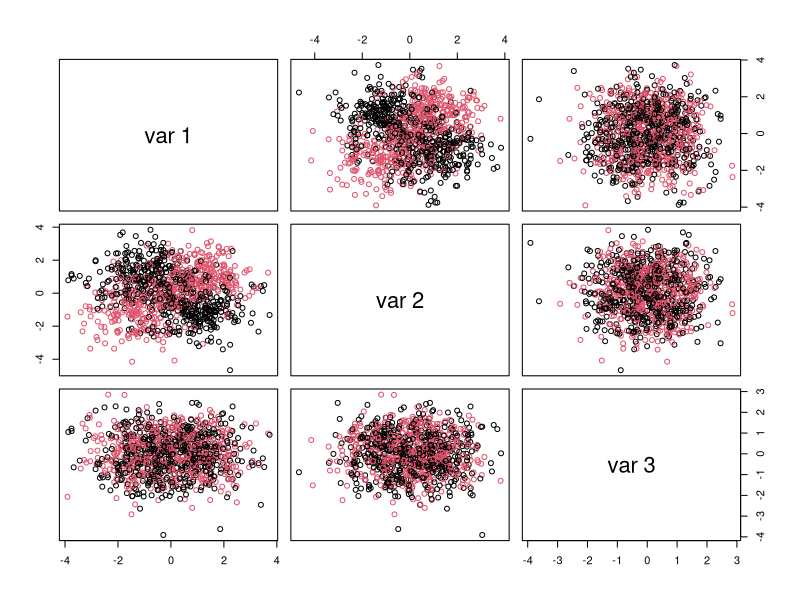
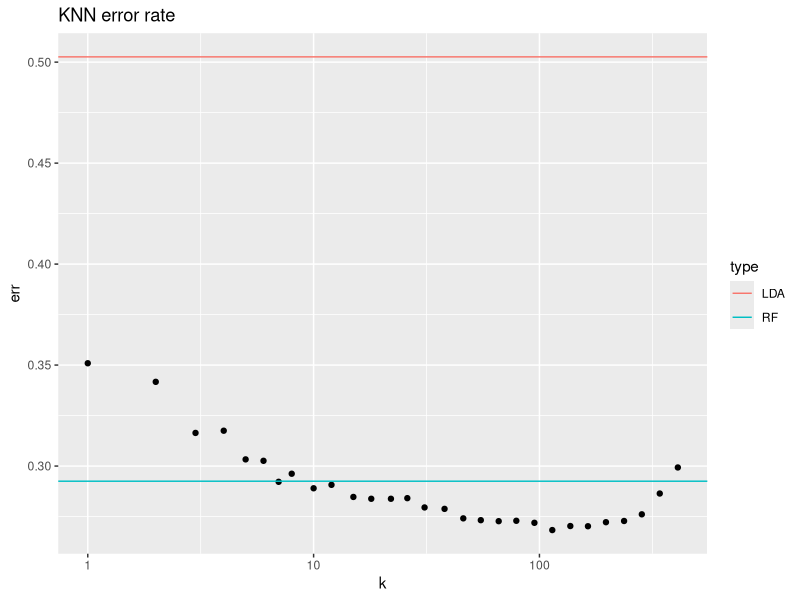
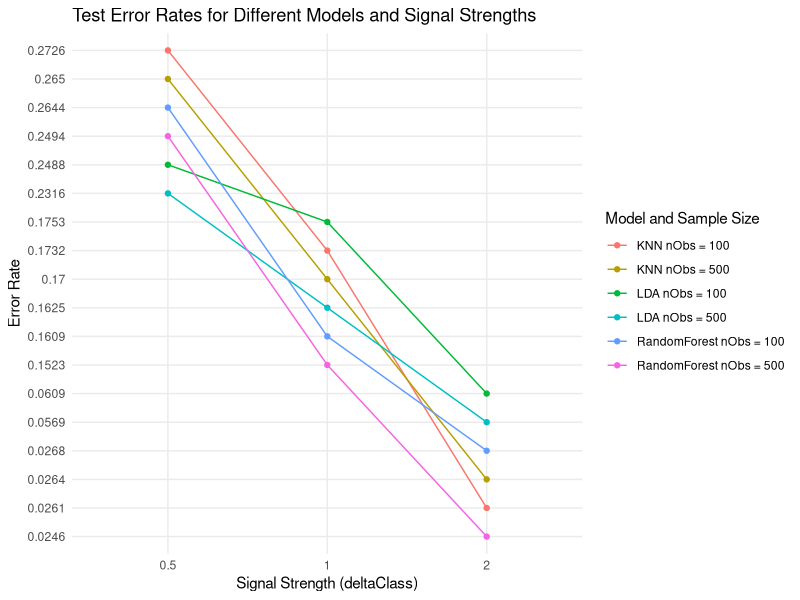
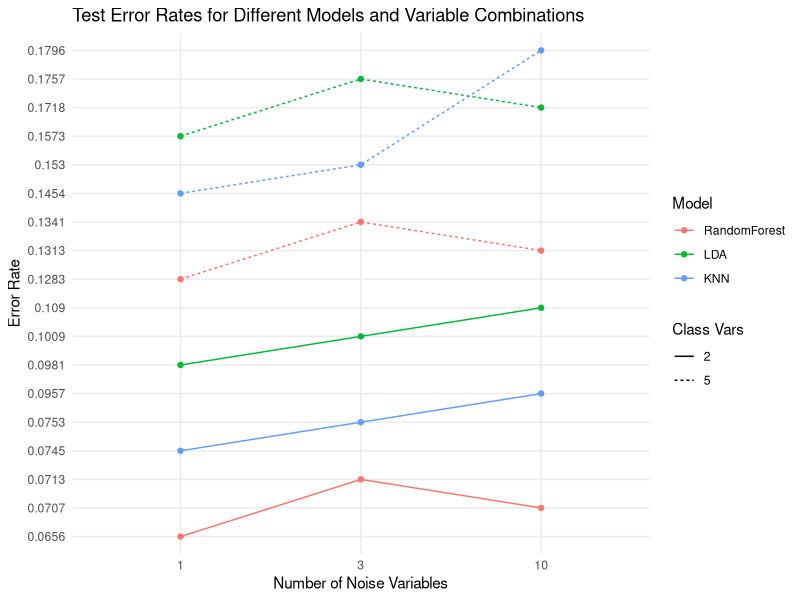
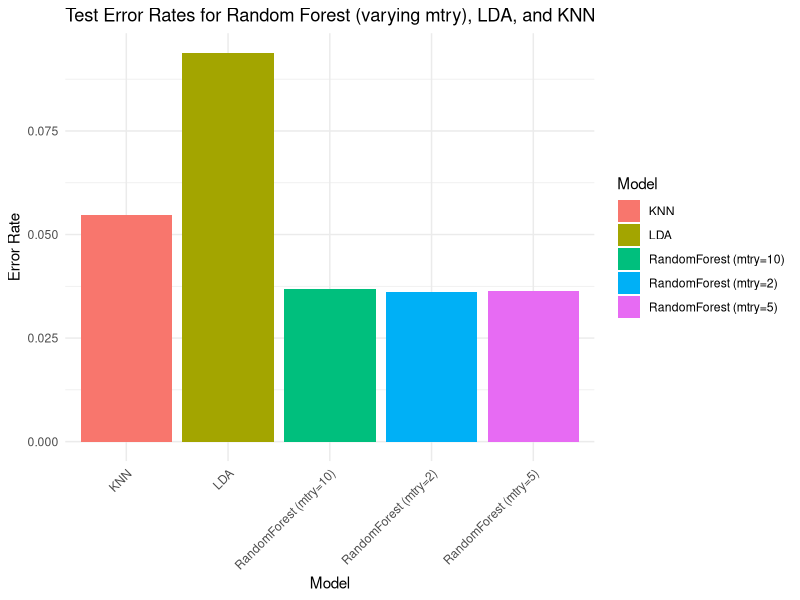

The R source for these figures, in order:
## ---- chunk 1
library(randomForest)
library(MASS)
library(class)
library(ggplot2)
knitr::opts_chunk$set(echo = TRUE)
## ---- chunk 2
# How many observations:
nObs <- 1000
# How many predictors are associated with outcome:
nClassVars <- 2
# How many predictors are not:
nNoiseVars <- 1
# To modulate average difference between two classes' predictor values:
deltaClass <- 1
# Simulate training and test datasets with an interaction 
# between attribute levels associated with the outcome:
xyzTrain <- matrix(rnorm(nObs*(nClassVars+nNoiseVars)),nrow=nObs,ncol=nClassVars+nNoiseVars)
xyzTest <- matrix(rnorm(10*nObs*(nClassVars+nNoiseVars)),nrow=10*nObs,ncol=nClassVars+nNoiseVars)
classTrain <- 1
classTest <- 1
for ( iTmp in 1:nClassVars ) {
  deltaTrain <- sample(deltaClass*c(-1,1),nObs,replace=TRUE)
  xyzTrain[,iTmp] <- xyzTrain[,iTmp] + deltaTrain
  classTrain <- classTrain * deltaTrain
  deltaTest <- sample(deltaClass*c(-1,1),10*nObs,replace=TRUE)
  xyzTest[,iTmp] <- xyzTest[,iTmp] + deltaTest
  classTest <- classTest * deltaTest
}
classTrain <- factor(classTrain > 0)
table(classTrain)
# plot resulting attribute levels colored by outcome:
pairs(xyzTrain,col=as.numeric(classTrain))
## ---- chunk 3
# Fit random forest to train data, obtain test error:
rfRes <- randomForest(xyzTrain,classTrain)
rfTmpTbl <- table(classTest,predict(rfRes,newdata=xyzTest))
rfTmpTbl
## ---- chunk 4
# Fit LDA model to train data and evaluate error on the test data:
ldaRes <- lda(xyzTrain,classTrain)
ldaTmpTbl <- table(classTest,predict(ldaRes,newdata=xyzTest)$class)
ldaTmpTbl
## ---- chunk 5
# Fit KNN model at several levels of k:
dfTmp <- NULL
for ( kTmp in sort(unique(floor(1.2^(1:33)))) ) {
  knnRes <- knn(xyzTrain,xyzTest,classTrain,k=kTmp)
  tmpTbl <- table(classTest,knnRes)
  dfTmp <- rbind(dfTmp,data.frame(err=1-sum(diag(tmpTbl))/sum(tmpTbl),k=kTmp))
}
ggplot(dfTmp,aes(x=k,y=err))+geom_point()+scale_x_log10()+geom_hline(aes(yintercept = err,colour=type),data=data.frame(type=c("LDA","RF"),err=c(1-sum(diag(ldaTmpTbl))/sum(ldaTmpTbl),1-sum(diag(rfTmpTbl))/sum(rfTmpTbl))))+ggtitle("KNN error rate")
## ---- chunk 6

# Function to generate training and test data using notation of code above
generate_data <- function(nObs, nClassVars, nNoiseVars, deltaClass) {
  # Simulate training dataset
  xyzTrain <- matrix(rnorm(nObs * (nClassVars + nNoiseVars)), nrow = nObs, ncol = nClassVars + nNoiseVars)
  
  # Fixed test set size: 10,000 observations
  xyzTest <- matrix(rnorm(10000 * (nClassVars + nNoiseVars)), nrow = 10000, ncol = nClassVars + nNoiseVars)
  
  classTrain <- 1
  classTest <- 1
  
  for (iTmp in 1:nClassVars) {
    # Add signal to training data
    deltaTrain <- sample(deltaClass * c(-1, 1), nObs, replace = TRUE)
    xyzTrain[, iTmp] <- xyzTrain[, iTmp] + deltaTrain
    classTrain <- classTrain + deltaTrain
    
    # Add signal to test data
    deltaTest <- sample(deltaClass * c(-1, 1), 10000, replace = TRUE)
    xyzTest[, iTmp] <- xyzTest[, iTmp] + deltaTest
    classTest <- classTest + deltaTest
  }
  
  # Convert class labels to factors
  classTrain <- factor(classTrain > 0)
  classTest <- factor(classTest > 0)
  
  return(list(xyzTrain = xyzTrain, classTrain = classTrain, xyzTest = xyzTest, classTest = classTest))
}

# Function to evaluate models
evaluate_models <- function(data) {
  xyzTrain <- data$xyzTrain
  classTrain <- data$classTrain
  xyzTest <- data$xyzTest
  classTest <- data$classTest
  
  # Random Forest
  rf_model <- randomForest(x = xyzTrain, y = classTrain)
  rf_pred <- predict(rf_model, xyzTest)
  rf_error <- mean(rf_pred != classTest)
  
  # LDA
  lda_model <- lda(classTrain ~ ., data = data.frame(xyzTrain, classTrain = classTrain))
  lda_pred <- predict(lda_model, newdata = data.frame(xyzTest))$class
  lda_error <- mean(lda_pred != classTest)
  
  # KNN, from above plot looks like k=5 is inflection point before diminishing returns
  # Also tested higher k values and k=5 is around the optimal k for lowest error
  knn_pred <- knn(train = xyzTrain, test = xyzTest, cl = classTrain, k = 5)
  knn_error <- mean(knn_pred != classTest)
  
  return(c(RandomForest = rf_error, LDA = lda_error, KNN = knn_error))
}


# Main simulation
set.seed(1234)  # For reproducibility
results <- list()

nObs_values <- c(25, 100, 500)
nClassVars <- 2
nNoiseVars <- 3
deltaClass <- 1

# Loop through the different training set sizes
for (nObs in nObs_values) {
  data <- generate_data(nObs, nClassVars, nNoiseVars, deltaClass)
  errors <- evaluate_models(data)
  results[[paste("nObs =", nObs)]] <- errors
}

print("Model performance for different sample sizes (test set = 10,000 observations):")
print(results)

## ---- chunk 7
set.seed(1234)  # For reproducibility
results <- list()

# Values for nObs and deltaClass
nObs_values <- c(100, 500)
deltaClass_values <- c(0.5, 1, 2)
nClassVars <- 2
nNoiseVars <- 3

# Loop through different training set sizes and signal strengths
for (nObs in nObs_values) {
  for (deltaClass in deltaClass_values) {
    data <- generate_data(nObs, nClassVars, nNoiseVars, deltaClass)
    errors <- evaluate_models(data)
    results[[paste("nObs =", nObs, "deltaClass =", deltaClass)]] <- errors
  }
}

# Convert results to a data frame for plotting
results_df <- do.call(rbind, lapply(names(results), function(name) {
  cbind(data.frame(Simulation = name), as.data.frame(t(results[[name]])))
}))
colnames(results_df) <- c("Simulation", "RandomForest", "LDA", "KNN")
results_df <- transform(results_df,
                        nObs = as.numeric(sub("nObs = (\\d+).*", "\\1", Simulation)),
                        deltaClass = as.numeric(sub(".*deltaClass = ([0-9.]+)", "\\1", Simulation)))

# Melt the dataframe for easier plotting
library(reshape2)
melted_results <- melt(results_df, id.vars = c("nObs", "deltaClass"), 
                       variable.name = "Model", value.name = "ErrorRate")

# Filter out unwanted data (Simulation lines)
melted_results <- melted_results[!(melted_results$Model %in% c("Simulation")), ]

# Add custom labels for each line
melted_results$Label <- paste(melted_results$Model, "nObs =", melted_results$nObs)

# Plotting all results
library(ggplot2)
ggplot(melted_results, aes(x = factor(deltaClass), y = ErrorRate, 
                           group = Label, color = Label)) +
  geom_line() +
  geom_point() +
  labs(title = "Test Error Rates for Different Models and Signal Strengths",
       x = "Signal Strength (deltaClass)",
       y = "Error Rate",
       color = "Model and Sample Size") +
  theme_minimal()


## ---- chunk 8
nClassVars_values <- c(2, 5)  
nNoiseVars_values <- c(1, 3, 10)  
nObs <- 500  
deltaClass <- 1.5  # Signal strength chosen for noticeable variability

set.seed(1234)
results <- list()

# Loop through all combinations of nClassVars and nNoiseVars
for (nClassVars in nClassVars_values) {
  for (nNoiseVars in nNoiseVars_values) {
    data <- generate_data(nObs, nClassVars, nNoiseVars, deltaClass)
    errors <- evaluate_models(data)
    results[[paste("nClassVars =", nClassVars, "nNoiseVars =", nNoiseVars)]] <- errors
  }
}

# Convert results to a data frame for plotting
results_df <- do.call(rbind, lapply(names(results), function(name) {
  cbind(data.frame(Simulation = name), as.data.frame(t(results[[name]])))
}))
colnames(results_df) <- c("Simulation", "RandomForest", "LDA", "KNN")
results_df <- transform(results_df,
                        nClassVars = as.numeric(sub("nClassVars = (\\d+).*", "\\1", Simulation)),
                        nNoiseVars = as.numeric(sub(".*nNoiseVars = (\\d+)", "\\1", Simulation)))

# Melt the dataframe for easier plotting
library(reshape2)
melted_results <- melt(results_df, id.vars = c("nClassVars", "nNoiseVars"), 
                       variable.name = "Model", value.name = "ErrorRate")

# Filter out unwanted data (remove Simulation lines)
melted_results <- melted_results[!(melted_results$Model %in% c("Simulation")), ]

# Add custom labels for grouping
melted_results$Label <- paste("ClassVars =", melted_results$nClassVars)

# Plotting all results on a single plot
library(ggplot2)
ggplot(melted_results, aes(x = factor(nNoiseVars), y = ErrorRate, 
                           group = interaction(Model, nClassVars), 
                           color = Model, linetype = factor(nClassVars))) +
  geom_line() +
  geom_point() +
  labs(title = "Test Error Rates for Different Models and Variable Combinations",
       x = "Number of Noise Variables",
       y = "Error Rate",
       color = "Model",
       linetype = "Class Vars") +
  theme_minimal()

## ---- chunk 9
# Evaluate models for different mtry values
evaluate_random_forest_mtry <- function(data, mtry_values) {
  xyzTrain <- data$xyzTrain
  classTrain <- data$classTrain
  xyzTest <- data$xyzTest
  classTest <- data$classTest
  
  rf_errors <- sapply(mtry_values, function(mtry) {
    rf_model <- randomForest(x = xyzTrain, y = classTrain, mtry = mtry)
    rf_pred <- predict(rf_model, xyzTest)
    mean(rf_pred != classTest)
  })
  
  return(rf_errors)
}

# Still evaluate LDA and KNN for comparison
evaluate_lda_knn <- function(data) {
  xyzTrain <- data$xyzTrain
  classTrain <- data$classTrain
  xyzTest <- data$xyzTest
  classTest <- data$classTest
  
  # LDA
  lda_model <- lda(classTrain ~ ., data = data.frame(xyzTrain, classTrain = classTrain))
  lda_pred <- predict(lda_model, newdata = data.frame(xyzTest))$class
  lda_error <- mean(lda_pred != classTest)
  
  # KNN
  knn_pred <- knn(train = xyzTrain, test = xyzTest, cl = classTrain, k = 5)
  knn_error <- mean(knn_pred != classTest)
  
  return(c(LDA = lda_error, KNN = knn_error))
}

# Main simulation parameters
nObs <- 5000
deltaClass <- 2
nClassVars <- 3
nNoiseVars <- 20

# Generate data
data <- generate_data(nObs, nClassVars, nNoiseVars, deltaClass)

# Define mtry values
mtry_values <- c(2, 5, 10)

# Evaluate Random Forest for different mtry values
rf_results <- evaluate_random_forest_mtry(data, mtry_values)

# Evaluate LDA and KNN for comparison
lda_knn_results <- evaluate_lda_knn(data)

# Combine results
results <- data.frame(
  Model = c(paste("RandomForest (mtry=", mtry_values, ")", sep = ""), "LDA", "KNN"),
  ErrorRate = c(rf_results, lda_knn_results)
)

print("Test error rates for Random Forest (varying mtry), LDA, and KNN:")
print(results)

library(ggplot2)
ggplot(results, aes(x = Model, y = ErrorRate, fill = Model)) +
  geom_bar(stat = "identity", position = "dodge") +
  labs(title = "Test Error Rates for Random Forest (varying mtry), LDA, and KNN",
       x = "Model",
       y = "Error Rate") +
  theme_minimal() +
  theme(axis.text.x = element_text(angle = 45, hjust = 1))
